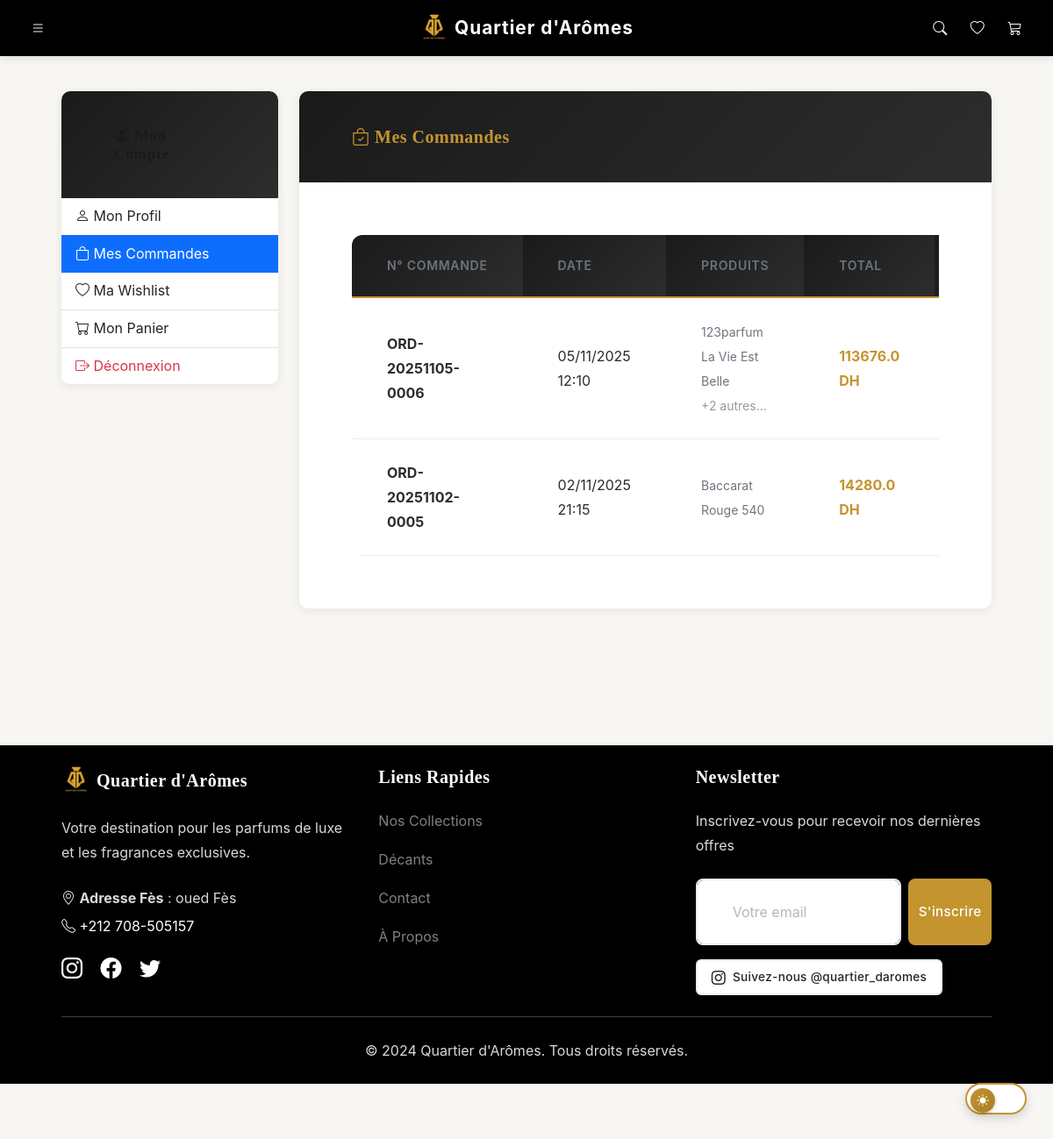
/my_orders (signed in), run on the app's committed database.
### models.py (models this page shows, shortened)
class Order(db.Model):
    __tablename__ = 'orders'
    id = db.Column(db.Integer, primary_key=True)
    user_id = db.Column(db.Integer, db.ForeignKey('users.id'), nullable=False)
    order_number = db.Column(db.String(50), unique=True)
    status = db.Column(db.String(50), default='pending')  # pending, processing, shipped, delivered, cancelled
    total_amount = db.Column(db.Float, nullable=False)
    shipping_address = db.Column(db.Text)
    phone = db.Column(db.String(20))
    payment_method = db.Column(db.String(50))
    payment_status = db.Column(db.String(50), default='pending')
    tracking_number = db.Column(db.String(100))
    notes = db.Column(db.Text)
    created_at = db.Column(db.DateTime, default=datetime.utcnow)
    updated_at = db.Column(db.DateTime, default=datetime.utcnow, onupdate=datetime.utcnow)
    order_items = db.relationship('OrderItem', backref='order', lazy=True, cascade='all, delete-orphan')

class OrderItem(db.Model):
    __tablename__ = 'order_items'
    id = db.Column(db.Integer, primary_key=True)
    order_id = db.Column(db.Integer, db.ForeignKey('orders.id'), nullable=False)
    product_id = db.Column(db.Integer, db.ForeignKey('products.id'), nullable=False)
    quantity = db.Column(db.Integer, nullable=False)
    price = db.Column(db.Float, nullable=False)  # Prix au moment de l'achat

class Product(db.Model):
    __tablename__ = 'products'
    id = db.Column(db.Integer, primary_key=True)
    name = db.Column(db.String(200), nullable=False)
    description = db.Column(db.Text)
    price = db.Column(db.Float, nullable=False)
    stock = db.Column(db.Integer, default=0)
    category_id = db.Column(db.Integer, db.ForeignKey('categories.id'))
    product_type = db.Column(db.String(50), default='parfum')  # 'parfum' ou 'decant'
    is_decant = db.Column(db.Boolean, default=False)  # True si c'est un décant, False si complet
    size = db.Column(db.String(50))  # Ex: '50ml', '100ml', '2ml', '5ml'
    brand = db.Column(db.String(100))
    image_url = db.Column(db.String(500))
    is_featured = db.Column(db.Boolean, default=False)
    created_at = db.Column(db.DateTime, default=datetime.utcnow)
    updated_at = db.Column(db.DateTime, default=datetime.utcnow, onupdate=datetime.utcnow)
    order_items = db.relationship('OrderItem', backref='product', lazy=True)

### app.py (the view)
@app.route('/my_orders')
@login_required
def my_orders():
    orders = Order.query.filter_by(user_id=current_user.id).order_by(Order.created_at.desc()).all()
    return render_template('my_orders.html', orders=orders)

### app.py (called while the page is built)
@login_manager.user_loader
def load_user(user_id):
    return User.query.get(int(user_id))

@app.context_processor
def inject_now():
    return {'now': datetime.now()}

@app.context_processor
def inject_cart_count():
    if current_user.is_authenticated:
        cart_count = CartItem.query.filter_by(user_id=current_user.id).count()
    else:
        cart = session.get('cart', {})
        cart_count = len(cart)
    return {'cart_count': cart_count}

@app.after_request
def add_cache_headers(response):
    if request.path.startswith('/static/'):
        response.cache_control.max_age = 31536000
        response.cache_control.public = True
    return response

@app.after_request
def set_security_headers(response):
    response.headers['X-Content-Type-Options'] = 'nosniff'
    response.headers['X-Frame-Options'] = 'SAMEORIGIN'
    response.headers['X-XSS-Protection'] = '1; mode=block'
    response.headers['Content-Security-Policy'] = (
        "default-src 'self'; "
        "script-src 'self' 'unsafe-inline' 'unsafe-eval' https://cdn.jsdelivr.net; "
        "style-src 'self' 'unsafe-inline' https://cdn.jsdelivr.net; "
        "img-src 'self' data: https:; "
        "font-src 'self' https://cdn.jsdelivr.net; "
        "connect-src 'self';"
    )
    response.headers['Referrer-Policy'] = 'strict-origin-when-cross-origin'
    response.headers['Permissions-Policy'] = 'geolocation=(), microphone=(), camera=()'
    return response

### templates/my_orders.html (shortened to what this page needs)
{% extends "base.html" %}
{% block content %}
<div class="container py-5">
    <div class="row">
        <div class="col-md-3 mb-4">
            <div class="card border-0 shadow-sm">
                <div class="card-header" style="background: linear-gradient(135deg, #C4942F 0%, #a67c26 100%); color: white;">
                    <h6 class="mb-0 fw-bold">
                        <i class="bi bi-person-circle"></i> Mon Compte
                    </h6>
                </div>
                <div class="list-group list-group-flush">
                    <a href="{{ url_for('profile') }}" class="list-group-item list-group-item-action">
                        <i class="bi bi-person"></i> Mon Profil
                    </a>
                    <a href="{{ url_for('my_orders') }}" class="list-group-item list-group-item-action active">
                        <i class="bi bi-bag"></i> Mes Commandes
                    </a>
                    <a href="{{ url_for('wishlist') }}" class="list-group-item list-group-item-action">
                        <i class="bi bi-heart"></i> Ma Wishlist
                    </a>
                    <a href="{{ url_for('cart') }}" class="list-group-item list-group-item-action">
                        <i class="bi bi-cart"></i> Mon Panier
                    </a>
                    <a href="{{ url_for('logout') }}" class="list-group-item list-group-item-action text-danger">
                        <i class="bi bi-box-arrow-right"></i> Déconnexion
                    </a>
                </div>
            </div>
        </div>
        <div class="col-md-9">
            <div class="card border-0 shadow-sm">
                <div class="card-header" style="background: linear-gradient(135deg, #f8f9fa 0%, #ffffff 100%);">
                    <h5 class="mb-0 fw-bold" style="color: #C4942F;">
                        <i class="bi bi-bag-check"></i> Mes Commandes
                    </h5>
                </div>
                <div class="card-body">
                    {% if orders %}
                        <div class="table-responsive">
                            <table class="table table-hover">
                                <thead>
                                    <tr>
                                        <th>N° Commande</th>
                                        <th>Date</th>
                                        <th>Produits</th>
                                        <th>Total</th>
                                        <th>Statut</th>
                                    </tr>
                                </thead>
                                <tbody>
                                    {% for order in orders %}
                                    <tr>
                                        <td>
                                            <strong>{{ order.order_number or 'N/A' }}</strong>
                                        </td>
                                        <td>{{ order.created_at.strftime('%d/%m/%Y %H:%M') if order.created_at else '-' }}</td>
                                        <td>
                                            <small>
                                                {% for item in order.order_items[:2] %}
                                                    {{ item.product.name }}<br>
                                                {% endfor %}
                                                {% if order.order_items|length > 2 %}
                                                    <span class="text-muted">+{{ order.order_items|length - 2 }} autres...</span>
                                                {% endif %}
                                            </small>
                                        </td>
                                        <td>
                                            <span class="fw-bold" style="color: #C4942F;">{{ order.total_amount }} DH</span>
                                        </td>
                                        <td>
                                        </td>
                                    </tr>
                                    {% endfor %}
                                </tbody>
                            </table>
                        </div>
                    {% endif %}
                </div>
            </div>
        </div>
    </div>
</div>
{% endblock %}

### static/css/style.css (style rules this page uses)
:root { --logo-color: #C4942F; --logo-hover: #A67D26; --logo-light: rgba(196, 148, 47, 0.1); --black: #000000; --white: #ffffff; --gray: #f5f5f5; --shadow: 0 2px 10px rgba(0, 0, 0, 0.1); --shadow-lg: 0 4px 20px rgba(0, 0, 0, 0.15); --transition: 0.3s ease; }
* { margin: 0; padding: 0; box-sizing: border-box; }
body { font-family: 'Segoe UI', Tahoma, Geneva, Verdana, sans-serif; color: var(--black); overflow-x: hidden; background: var(--white); }
a { color: var(--black); transition: color var(--transition); text-decoration: none; }
section, .container.py-5 { scroll-margin-top: 90px; }
.card { border: none !important; border-radius: 10px !important; box-shadow: 0 2px 12px rgba(0, 0, 0, 0.08) !important; transition: all 0.2s ease !important; overflow: hidden; }
.card-header { background: linear-gradient(135deg, #1a1a1a 0%, #2d2d2d 100%) !important; color: white !important; border: none !important; font-weight: 600; padding: 1.25rem 1.5rem; }
.table { border-radius: 12px; overflow: hidden; }
.table thead th { background: linear-gradient(135deg, #1a1a1a 0%, #2d2d2d 100%); color: white; font-weight: 600; border: none; padding: 1rem; }
.table tbody tr { transition: background-color 0.2s ease; }
html { scroll-behavior: smooth; }

### static/css/layout-system.css (style rules this page uses)
.table thead { background: linear-gradient(135deg, #f8f9fa 0%, #e9ecef 100%); }
.table thead th { font-weight: var(--font-weight-semibold); text-transform: uppercase; font-size: var(--font-size-xs); letter-spacing: 0.05em; color: var(--text-secondary); padding: var(--spacing-md) var(--spacing-lg); border: none; white-space: nowrap; }
.table tbody tr { transition: background-color var(--transition-fast); }
.table tbody td { padding: var(--spacing-md) var(--spacing-lg); vertical-align: middle; border-bottom: 1px solid var(--secondary-gray-light); }

### static/css/luxury-design.css (style rules this page uses)
:root { --primary-gold: #C4942F; --primary-dark: #8B6914; --primary-light: #E5C87C; --primary-hover: #a67c26; --secondary-charcoal: #2C2C2C; --secondary-pearl: #F8F6F3; --secondary-cream: #FAF7F2; --accent-rose-gold: #B76E79; --accent-sage: #8B9C89; --accent-midnight: #1A1A1A; --white: #FFFFFF; --light-gray: #E8E8E8; --medium-gray: #9B9B9B; --dark-gray: #4A4A4A; --text-primary: #2C2C2C; --text-secondary: #6c757d; --text-muted: #999999; --success: #28a745; --warning: #ffc107; --danger: #dc3545; --info: #17a2b8; --shadow-sm: 0 2px 8px rgba(0, 0, 0, 0.08); --shadow-md: 0 4px 16px rgba(0, 0, 0, 0.12); --shadow-lg: 0 8px 32px rgba(0, 0, 0, 0.15); --shadow-xl: 0 16px 48px rgba(0, 0, 0, 0.2); --shadow-gold: 0 8px 20px rgba(196, 148, 47, 0.3); --gradient-gold: linear-gradient(135deg, #C4942F 0%, #E5C87C 100%); --gradient-dark: linear-gradient(135deg, #2C2C2C 0%, #1A1A1A 100%); --gradient-overlay: linear-gradient(180deg, rgba(0,0,0,0) 0%, rgba(0,0,0,0.7) 100%); --spacing-xs: 8px; --spacing-sm: 16px; --spacing-md: 24px; --spacing-lg: 40px; --spacing-xl: 60px; --spacing-xxl: 80px; --spacing-section: 80px; --transition-fast: 0.2s ease; --transition-base: 0.3s ease; --transition-smooth: 0.3s cubic-bezier(0.4, 0, 0.2, 1); --border-radius-sm: 8px; --border-radius-md: 12px; --border-radius-lg: 20px; --border-radius-full: 50px; }
body { font-family: 'Poppins', -apple-system, BlinkMacSystemFont, sans-serif; font-size: 16px; font-weight: 400; line-height: 1.6; color: var(--secondary-charcoal); background-color: var(--secondary-pearl); }
h1, h2, h3, h4, h5, h6, .heading { font-family: 'Playfair Display', Georgia, serif; font-weight: 700; line-height: 1.2; color: var(--accent-midnight); letter-spacing: 0.5px; margin-bottom: var(--spacing-md); }
h5 { font-size: 1.25rem; }
h6 { font-size: 1.1rem; }
html { scroll-behavior: smooth; }
a { color: var(--primary-gold); transition: color var(--transition-fast); }

### static/css/admin-dark-mode.css (style rules this page uses)
body, .admin-sidebar, .admin-topbar, .card, .table, .form-control, .form-select, .btn, .dropdown-menu, .modal-content { transition: background-color 0.3s ease, color 0.3s ease, border-color 0.3s ease; }

### static/css/mobile.css (style rules this page uses)
html { scroll-behavior: smooth; }

### data on the page
Order: order_number "ORD-20251105-0006", created_at "05/11/2025 12:10", order_items|length "2", total_amount "113676.0"
OrderItem: product.name "123parfum"
OrderItem: product.name "La Vie Est Belle"
Order: order_number "ORD-20251102-0005", created_at "02/11/2025 21:15", total_amount "14280.0"
OrderItem: product.name "Baccarat Rouge 540"
